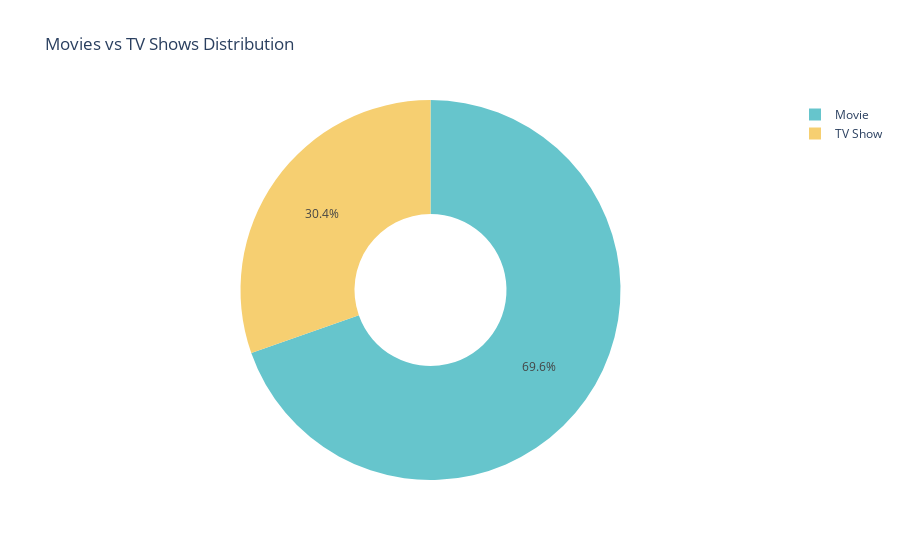

Notebook source saved alongside this figure:
### Code cell
import plotly.express as px

fig = px.pie(df, names='type', title='Movies vs TV Shows Distribution', hole=0.4, color_discrete_sequence=px.colors.qualitative.Pastel)
fig.show()

### Figure 1 — Plotly figure (JSON) as saved in the notebook; plotly's stock layout.template omitted (floating-point values rounded to 4 significant figures; data arrays with more than 128 entries replaced by an {"elided": "..."} marker saying what was removed)
{"data": [{"domain": {"x": [0, 1], "y": [0, 1]}, "hole": 0.4, "hovertemplate": "type=%{label}<extra></extra>", "labels": {"elided": "8807 str values"}, "legendgroup": "", "name": "", "showlegend": true, "type": "pie"}], "layout": {"legend": {"tracegroupgap": 0}, "piecolorway": ["rgb(102, 197, 204)", "rgb(246, 207, 113)", "rgb(248, 156, 116)", "rgb(220, 176, 242)", "rgb(135, 197, 95)", "rgb(158, 185, 243)", "rgb(254, 136, 177)", "rgb(201, 219, 116)", "rgb(139, 224, 164)", "rgb(180, 151, 231)", "rgb(179, 179, 179)"], "title": {"text": "Movies vs TV Shows Distribution"}}}
